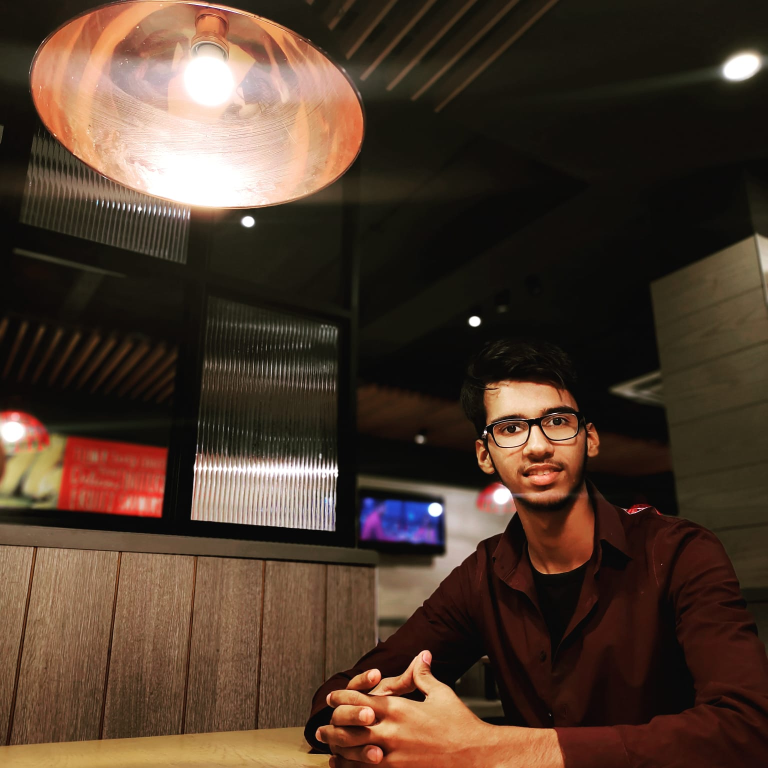
#> input picture 09 open-CV/resources/abc.jpg, 1536 x 1536 px (shown at 1/2 size)
$ python '22 face detection in images.py'
#> lines starting #> are read from the running program, lines starting #| are printed output that depends on the picture; after the words box and inside, x2 and y2 are one past the last pixel; in counts of white or black regions, pixels touching at a corner belong together
import cv2 as cv

face_cascade = cv.CascadeClassifier('resources/haarcascade_frontalface_default.xml')

img = cv.imread("resources/abc.jpg")
#> img is the input picture: shape (1536, 1536, 3); mean B, G, R 44.4, 58, 77.7
img = cv.resize(img, (600,600))
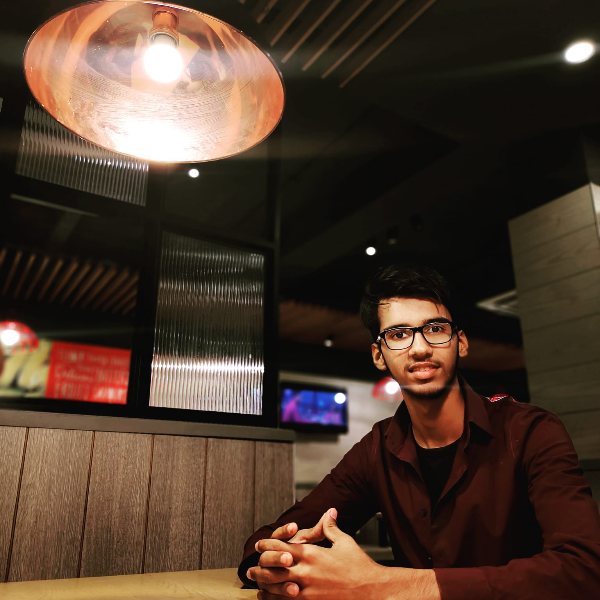
#> img: shape (600, 600, 3); mean B, G, R 44.4, 57.9, 77.6

gray_img = cv.cvtColor(img, cv.COLOR_BGR2GRAY)
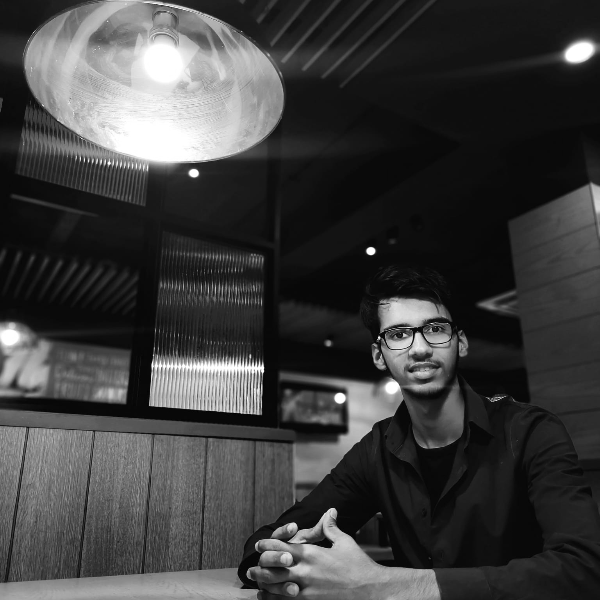
#> gray_img: shape (600, 600); min 1, max 255, mean 62.3
faces = face_cascade.detectMultiScale(gray_img, 1.1, 4)
#> faces = [[369, 294, 100, 100]]

for(x, y, w, h) in faces:
    cv.rectangle(img, (x, y), (x+w, y+h), (255,0,0), 2)
#> this loop made 1 pass
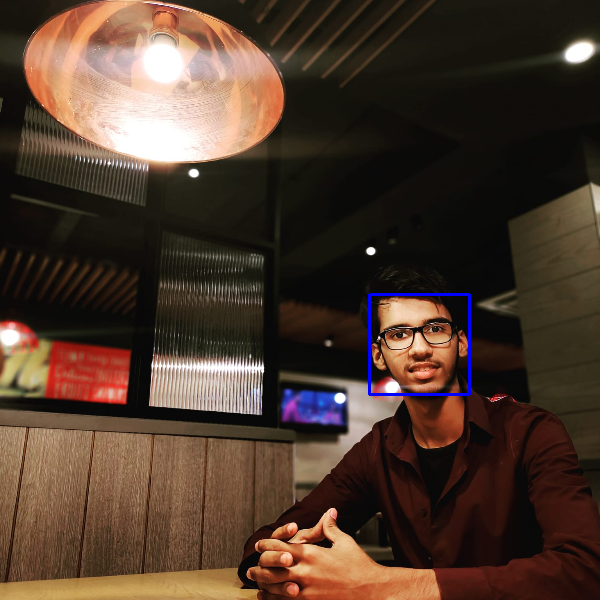
#> img: shape (600, 600, 3); 0.33% of pixels changed, all inside (x1, y1, x2, y2) = (368, 293, 471, 396)


cv.imshow("image",img)
cv.imwrite("resources/faces.png", img)
cv.waitKey(0)
cv.destroyAllWindows()
